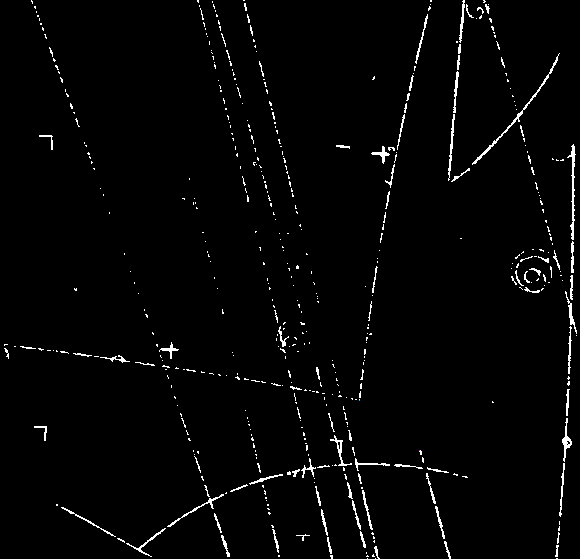
#> input picture img/K0_start_end_pos.png, 580 x 559 px; the run also reads 3 pictures not shown here
$ python analysis.py
#> lines starting #> are read from the running program, lines starting #| are printed output that depends on the picture
### path.py
import cv2
import numpy as np
from math import pow as m_pow

from linear_algebra import *
from constants import *


# Path gives us the complete info about the path a particle takes
class Path:
    def __init__(self, img_path):
        self.__img_path = img_path                                              # Directory of the corresponding path's png

        self.__start_pos = [0, 0]                                               # Starting position of the path in [y, x] due to how opencv reads images
        self.__second_pos = [0, 0]                                              # Second position in the curve. Used to define the initial direction. Same convention as above
        self.__end_pos = [0, 0]                                                 # Ending position of the path. Same convention as above

        self.arc_length = 0                                                     # Pixel distance of the path

        self.__set_start_pos()
        self.__set_endpos_and_get_arc_length()

        self.init_direction = get_vector(self.__start_pos, self.__second_pos)   # Initial direction of the particle. Used to get the angle with the parent particle trajectory
        self.base_direction = get_vector(self.__start_pos, self.__end_pos)      # Direction from the stating position to the ending position. Used to find sagita

        self.__find_saggita()

        L = self.arc_length
        s = self.saggita
        self.curvature_radius = ((m_pow(L, 2) + 4 * m_pow(s, 2)) / (8 * s)) / PX2MM / 1000 * MAG_FACTOR *S_FACTOR # Distance to the center of the circle that the particle traces


    def __set_start_pos(self):
        img = cv2.imread(self.__img_path)

        pos_found = False
        for i in range(0, IMG_WIDTH):
            for j in range(0, IMG_HEIGHT):
                if np.all(img[j, i] == START_POS_COL):
                    self.__start_pos = [j, i]
                    self.arc_length += 1
                    pos_found = True
                    break
            if pos_found: break

    def __set_endpos_and_get_arc_length(self):
        img = cv2.imread(self.__img_path)

        curr_pos = self.__start_pos
        prev_pos = self.__start_pos

        tracing = True
        while tracing:
            pos_found = False
            for i in range(-1, 2):
                x = curr_pos[1] + i

                for j in range(-1, 2):
                    y = curr_pos[0] + j

                    if np.any([y, x] != curr_pos) and np.any([y, x] != prev_pos) and np.all(img[y, x] == READ_COL):
                        prev_pos = curr_pos
                        curr_pos = [y, x]
                        self.arc_length += 1

                        # gets a point that enables us to get an estimate of the initial direction
                        if self.arc_length == 30:
                            self.__second_pos = curr_pos

                        pos_found = True

                if pos_found: break
                elif i == 1:
                    self.__end_pos = curr_pos
                    tracing = False

    def __find_saggita(self):
        img = cv2.imread(self.__img_path)

        curr_pos = self.__start_pos
        prev_pos = self.__start_pos

        curr_max_distance = 0

        tracing = True
        while tracing:
            pos_found = False
            for i in range(-1, 2):
                x = curr_pos[1] + i

                for j in range(-1, 2):
                    y = curr_pos[0] + j

                    if np.any([y, x] != curr_pos) and np.any([y, x] != prev_pos) and np.all(img[y, x] == READ_COL):
                        prev_pos = curr_pos
                        curr_pos = [y, x]

                        pos_vec = get_vector(self.__start_pos, curr_pos)

                        scale_factor = scalar_product(pos_vec, normalize(self.base_direction))
                        neg_proj_vec = [-1 * scale_factor * self.base_direction[0], -1 * scale_factor * self.base_direction[1]]

                        perp_vec = add_vectors(pos_vec, neg_proj_vec)
                        distance = get_magnitude(perp_vec)

                        if distance > curr_max_distance:
                            curr_max_distance = distance

                        pos_found = True

                if pos_found: break
                elif i == 1:
                    self.saggita = curr_max_distance
                    tracing = False

class Trajectory:
    def __init__(self, img_path):
        self.__img_path = img_path

        self.__start_pos = [0, 0]
        self.__end_pos = [0, 0]

        self.__find_points()

        self.direction = get_vector(self.__start_pos, self.__end_pos, False)
        self.length = get_magnitude(self.direction) / PX2MM * MAG_FACTOR * S_FACTOR
        self.direction = normalize(self.direction)

    def __find_points(self):
        img = cv2.imread(self.__img_path)

        pos_found = [False, False]
        for i in range(0, IMG_WIDTH):
            for j in range(0, IMG_HEIGHT):
                if np.all(img[j, i] == START_POS_COL):
                    self.__start_pos = [j, i]
                    pos_found[0] = True
                    break
                elif np.all(img[j,i] == TRAJ_END_POS_COL):
                    self.__end_pos = [j, i]
                    pos_found[1] = True
                    break
            if np.all(pos_found == True): break


### particle.py
from math import pow as m_pow
from math import sqrt

from path import Path
from constants import *

class Particle:
    def __init__(self, img_path, mass):
        self.path = Path(img_path)          # Information about the particle's path
        self.mass = mass                    # Particle mass in MeV/c^2
        self.momentum = 0                   # Particle momentum in MeV/c
        self.energy = 0                     # Particle energy in MeV

        R = self.path.curvature_radius
        self.momentum = LIGHT_SPEED * R * B_FIELD * m_pow(10, 3)

        p = self.momentum
        m = self.mass
        self.energy = sqrt(m_pow(p, 2) + m_pow(m, 2))

    def __str__(self):
        return f'''p:\t{self.momentum} MeV/c
E:\t{self.energy} MeV/c^2

--- path info ---
init_dir:\t{self.path.init_direction}
base_vec:\t{self.path.base_direction}
L:\t{self.path.arc_length / PX2MM} mm
s:\t{self.path.saggita} mm
R:\t{self.path.curvature_radius} mm'''

### linear_algebra.py
from math import acos as arccos
from math import sqrt
from numpy import rad2deg

# Gets the vector from two opencv points ** opencv point := [y, x] **
def get_vector(start_pos, end_pos, normalized = True):
        x = end_pos[1] - start_pos[1]
        y = end_pos[0] - start_pos[0]

        mag = get_magnitude([x, y])

        return [x / mag, y / mag] if normalized else [x, y]

def get_magnitude(vec):
    return sqrt(scalar_product(vec, vec))

def normalize(vec):
    norm = get_magnitude(vec)
    vec[0] /= norm
    vec[1] /= norm

    return vec

def get_angle(vec_1, vec_2, rad = True):
    vec_1 = normalize(vec_1)
    vec_2 = normalize(vec_2)

    dot = scalar_product(vec_1, vec_2)

    return arccos(dot) if rad else rad2deg(arccos(dot))

def scalar_product(vec_1, vec_2):
    return vec_1[0]*vec_2[0] + vec_1[1]*vec_2[1]

def add_vectors(vec_1, vec_2):
    x = vec_1[0] + vec_2[0]
    y = vec_1[1] + vec_2[1]

    return [x, y]

### analysis.py
from math import pow as m_pow
from math import sqrt, cos
from numpy import rad2deg
import time

from particle import Particle
from path import Trajectory
from linear_algebra import get_angle
from constants import *

def analyze(parent_traj, particle_1, particle_2, exp_vals):
    theta_1 = get_angle(parent_traj.direction, particle_1.path.init_direction)
    p_1 = particle_1.momentum * cos(theta_1)

    theta_2 = get_angle(parent_traj.direction, particle_2.path.init_direction)
    p_2 = particle_2.momentum * cos(theta_2)

    P = p_1 + p_2
    E = particle_1.energy + particle_2.energy
    m = sqrt(m_pow(E, 2) - m_pow(P, 2))

    v = P / sqrt(m_pow(m, 2) + m_pow(P, 2))
    tau = parent_traj.length / (v * LIGHT_SPEED)

    m_err = abs(m - exp_vals[0])
    m_rel_err = m_err / exp_vals[0]

    tau_err = abs(tau - exp_vals[1])
    tau_rel_err = tau_err / exp_vals[1]

    print(f'----- Child 1 -----')
    print(particle_1)
    print(f'theta:\t{rad2deg(theta_1)} deg')

    print(f'\np-contrib:\t{p_1} MeV/c')
    print(f'E-contrib:\t{particle_1.energy} MeV')

    print('\n----- Child 2 -----')
    print(particle_2)
    print(f'theta:\t{rad2deg(theta_2)}')

    print(f'\np-contrib:\t{p_2} MeV/c')
    print(f'E-contrib:\t{particle_2.energy} MeV')

    print(f'\n----- Parent -----')

    print(f'p:\t\t{P} MeV/c')
    print(f'E:\t\t{E} MeV')

    print(f'\nm:\t\t{m} MeV/c^2')
    print(f'm_err:\t\t{m_err} MeV/c^2')
    print(f'm_rel_err:\t{m_rel_err}')

    print(f'\ntau:\t\t{tau} ps')
    print(f'tau_err:\t{tau_err} ps')
    print(f'tau_rel_err:\t{tau_rel_err}')

T_0 = time.perf_counter()

# Kaon analysis
t_0 = time.perf_counter()

K0_trajectory = Trajectory('./img/K0_start_end_pos.png')
#> in __find_points, img is the input picture: shape (559, 580, 3); mean B, G, R 5.4, 5.4, 5.4
K0_pi_minus = Particle('./img/K0_pimin.png', PION_MASS)
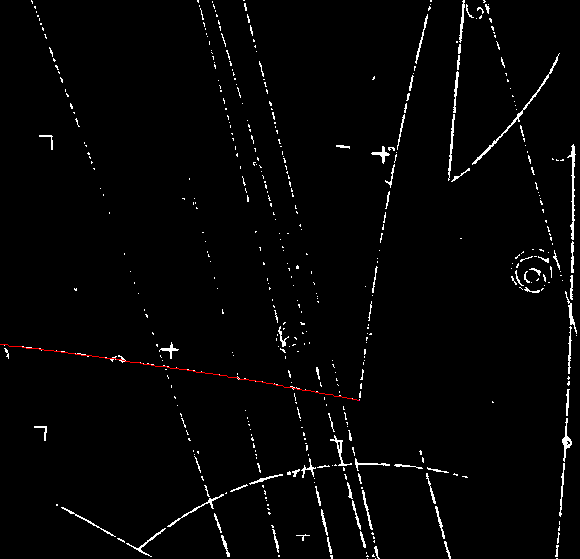
#> input picture img/K0_pimin.png, 580 x 559 px
#> in __set_start_pos, img is the input picture: shape (559, 580, 3); mean B, G, R 5.2, 5.2, 5.5
pi_plus = Particle('./img/K0_piplus.png', PION_MASS)
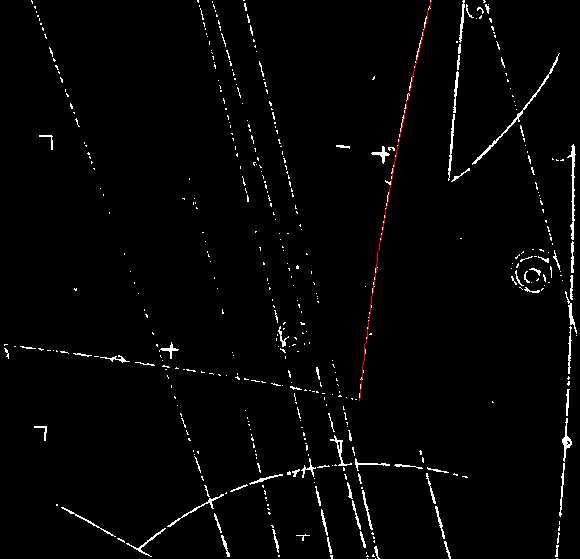
#> input picture img/K0_piplus.png, 580 x 559 px
#> in __set_start_pos, img is the input picture: shape (559, 580, 3); mean B, G, R 5.1, 5.1, 5.4

print('------- Kaon Analysis -------')
analyze(K0_trajectory, K0_pi_minus, pi_plus, [KAON_MASS, KAON_LIFETIME])

t_1 = time.perf_counter()
delta_t = t_1 - t_0
print(f'\nK0 delta_t: {delta_t} s')

# Lambda analysis
t_0 = time.perf_counter()

L0_trajectory = Trajectory('./img/L0_start_end_pos.png')
proton = Particle('./img/L0_prot.png', PROTON_MASS)
L0_pi_minus = Particle('./img/L0_pimin.png', PION_MASS)

print('\n--- Lambda Analysis ---')
analyze(L0_trajectory, L0_pi_minus, proton, [LAMBDA_MASS, LAMBDA_LIFETIME])

t_1 = time.perf_counter()
delta_t = t_1 - t_0
print(f'\nL0 delta_t: {delta_t} s')

T_1 = time.perf_counter()
delta_T = T_1 - T_0
print(f'\nprogram run time: {delta_T} s')
